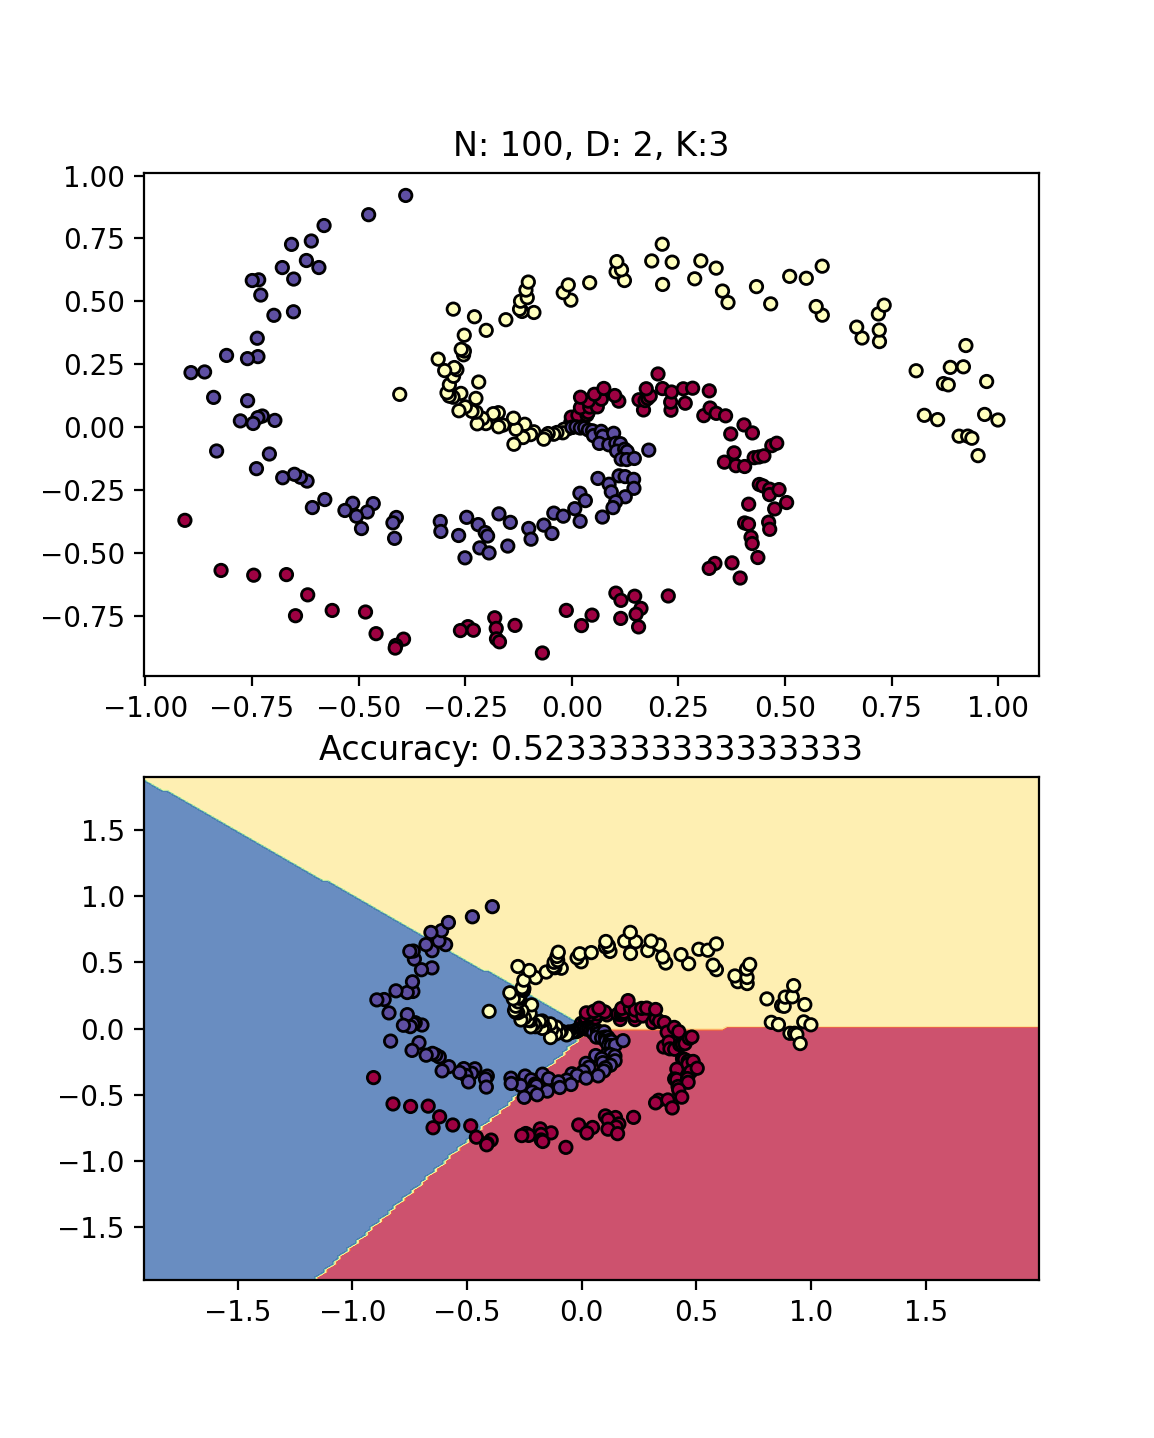

Here is the Python script that generated this plot:
import numpy as np
import matplotlib.pyplot as plt
import dataset

N = 100 # number of points per class
D = 2 # dimensionality
K = 3 # number of classes

X, y = dataset.get_data(N, D, K)
num_examples = N*K

# initialize parameters randomly
W = 0.01*np.random.randn(D,K)
b = np.zeros((1,K))

# hyperparameters
step_size = 1e-0
reg = 1e-3 # regularization strength
epochs = 200

# gradient descent lopp
for i in range(epochs):
  # evaluate class scores
  scores = np.dot(X, W) + b

  # compute the class probabilities
  exp_scores = np.exp(scores)
  probs = exp_scores / np.sum(exp_scores, axis=1, keepdims=True)

  # compute the loss: average cross-entropy loss and regularization
  correct_logprobs = -np.log(probs[range(num_examples), y])
  data_loss = np.sum(correct_logprobs) / num_examples
  reg_loss = 0.5*reg*np.sum(W*W)
  loss = data_loss + reg_loss

  # compute the gradient on scores
  dscores = probs
  dscores[range(num_examples),y] -= 1
  dscores /= num_examples

  # backprop the gradient to the params (W,b) 
  dW = np.dot(X.T, dscores) + reg*W # regularization gradient
  db = np.sum(dscores, axis=0, keepdims=True)

  # perform the param update
  W += -step_size*dW
  b += -step_size*db

  # evaluate this iteration accuracy
  predicted_class = np.argmax(scores, axis=1)
  accuracy = np.mean(predicted_class == y)

  if i % 10 == 0:
    print("iteration: {} loss: {} accuracy: {}".format(i, loss, accuracy))


# visualize the data
fig = plt.figure()
cmap = plt.cm.get_cmap("Spectral")

plt.subplot(2, 1, 1)
plt.title("N: {}, D: {}, K:{}".format(N, D, K))
plt.scatter(X[:, 0], X[:, 1], c=y, s=20, cmap=cmap, edgecolors='k')

# visualize decision boundary
h = 0.02
x_min, x_max = X[:, 0].min() - 1, X[:, 0].max() + 1
y_min, y_max = X[:, 1].min() - 1, X[:, 1].max() + 1
xx, yy = np.meshgrid(np.arange(x_min, x_max, h),
                     np.arange(y_min, y_max, h))

Xmesh = np.c_[xx.ravel(), yy.ravel()]
scores = np.dot(Xmesh, W) + b
predicted_class = np.argmax(scores, axis=1)
Z = predicted_class.reshape(xx.shape)

plt.subplot(2, 1, 2)
plt.title("Accuracy: {}".format(accuracy))
plt.contourf(xx, yy, Z, cmap=cmap, alpha=0.8)
plt.scatter(X[:, 0], X[:, 1], c=y, s=20, cmap=cmap, edgecolors='k')
plt.xlim(xx.min(), xx.max())
plt.ylim(yy.min(), yy.max())

plt.show()
# fig.savefig('softmax.png')